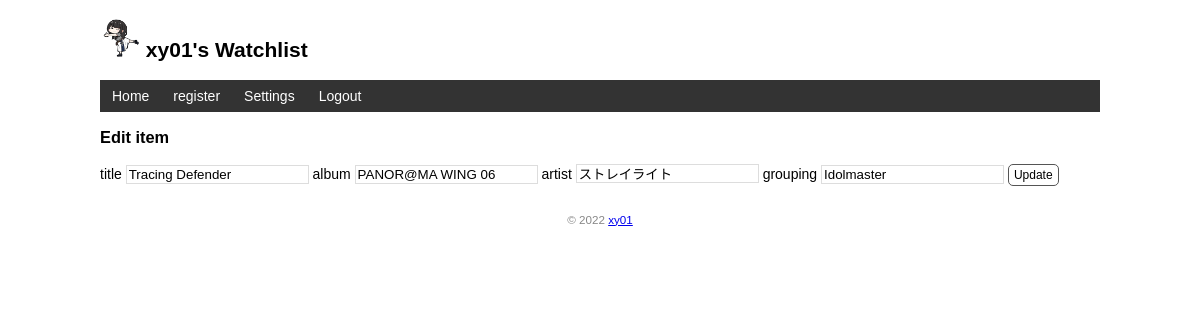
Page /music/edit/2 (signed in) on the committed database.
### hello.py (models this page shows, shortened)
class User(db.Model, UserMixin):
    id = db.Column(db.Integer, primary_key=True)
    name = db.Column(db.String(20))
    username = db.Column(db.String(20))
    password_hash = db.Column(db.String(128))

class Music(db.Model):
    id = db.Column(db.Integer, primary_key=True)
    title = db.Column(db.String(20))
    artist = db.Column(db.String(20))
    album = db.Column(db.String(20))
    grouping = db.Column(db.String(20))

### hello.py (the view, shortened to what this page needs)
@app.route('/music/edit/<int:music_id>', methods=['GET', 'POST'])
@login_required
def edit(music_id):
    music = Music.query.get_or_404(music_id)
    return render_template('edit.html', music=music)

### hello.py (called while the page is built)
@login_manager.user_loader
def load_user(user_id):
    user = User.query.get(int(user_id))
    return user

@app.context_processor
def inject_music():
    musics = Music.query.all()
    return dict(musics = musics)

### templates/edit.html
{% extends 'base.html' %}
{% block content %}
<h3>Edit item</h3>
<form method="post">
    title <input type="text" name="title" autocomplete="off" required value="{{ music.title }}">
    album <input type="text" name="album" autocomplete="off" required value="{{ music.album }}">
    artist <input type="text" name="artist" autocomplete="off" required value="{{ music.artist }}">
    grouping <input type="text" name="grouping" autocomplete="off" required value="{{ music.grouping }}">
    <input class="btn" type="submit" name="submit" value="Update">
</form>
{% endblock %}

### templates/base.html (shortened to what this page needs)
<!DOCTYPE html>
<html lang="en">
<head>
    <link rel="stylesheet" href="{{ url_for('static', filename='style.css') }}" type="text/css">
</head>
<body>
    <h2>
        <img alt="Avatar" class="avatar" src="{{ url_for('static', filename='images/02.png') }}">
        {% if current_user.is_authenticated %}
        {{ current_user.username }}'s Watchlist
        {% endif %}
    </h2>
    <nav>
        <ul>
            <li><a href="{{ url_for('index') }}">Home</a></li>
            <li><a href="{{ url_for('register') }}">register</a></li>
            {% if current_user.is_authenticated %}
            <li><a href="{{ url_for('settings') }}">Settings</a></li>
            <li><a href="{{ url_for('logout') }}">Logout</a></li>
            {% else %}
            <li><a href="{{ url_for('login') }}">Login</a></li>
            {% endif %}
        </ul>
    </nav>
    {% block content %}{% endblock %}
    <footer>
        <small>&copy; 2022 <a href="https://www.google.com/">xy01</a></small>
    </footer>
</body>
</html>

### static/style.css (style rules this page uses)
body { margin: auto; max-width: 1000px; font-size: 14px; font-family: Helvetica, Arial, sans-serif; }
footer { color: #888; margin-top: 15px; text-align: center; padding: 10px; }
.avatar { width: 40px; }
nav ul { list-style-type: none; margin: 0; padding: 0; overflow: hidden; background-color: #333; }
nav li { float: left; }
nav li a { display: block; color: white; text-align: center; padding: 8px 12px; text-decoration: none; }
input[type=submit] { font-family: inherit; }
input[type=text] { border: 1px solid #ddd; }
.btn { font-size: 12px; padding: 3px 5px; text-decoration: none; cursor: pointer; background-color: white; color: black; border: 1px solid #555555; border-radius: 5px; }

### rows in the picture
User: username "xy01"
Music: title "Tracing Defender", album "PANOR@MA WING 06", artist "ストレイライト", grouping "Idolmaster"
